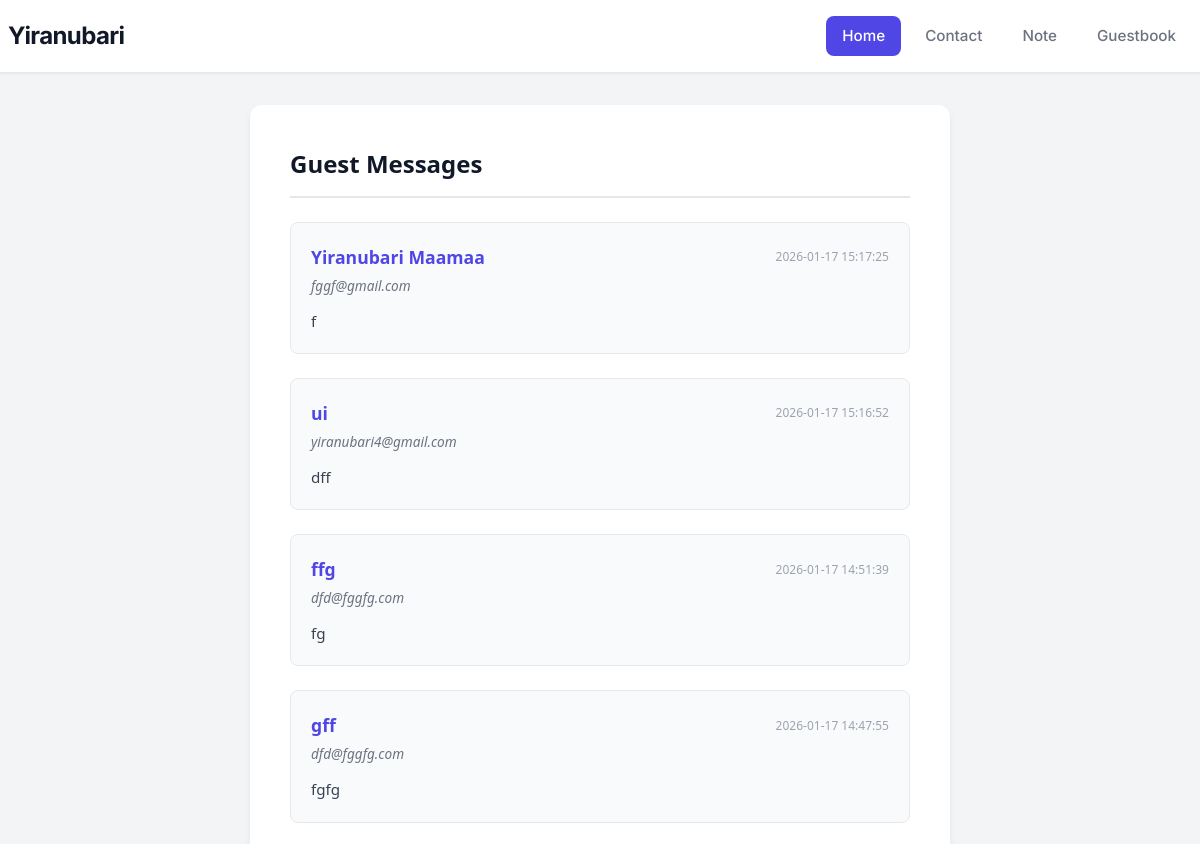
Page /guestbook (upper part) on the earlier database version.
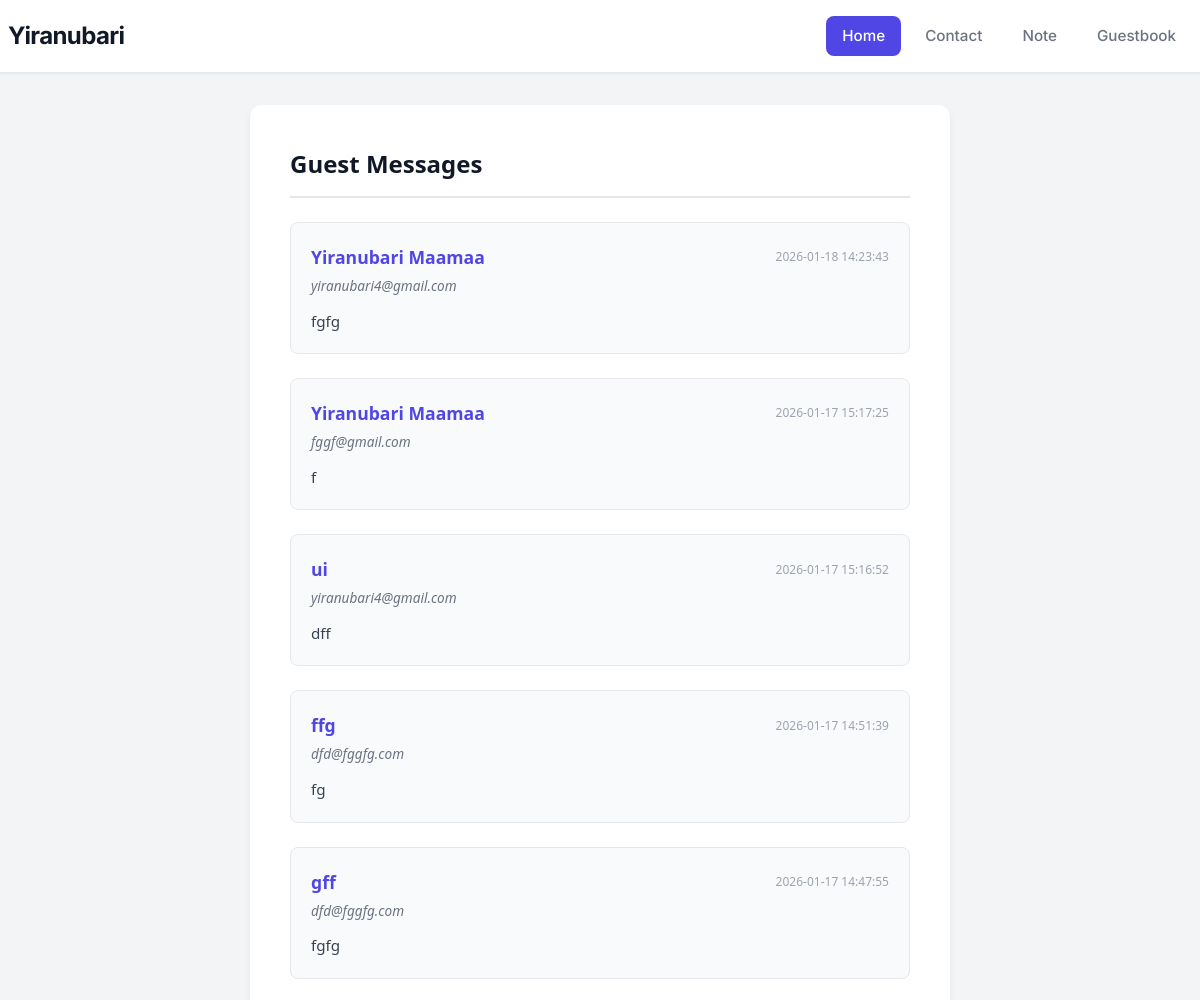
Same page on the later database version.
### tables this page shows
CREATE TABLE messages (
    id INTEGER PRIMARY KEY AUTOINCREMENT,
    name TEXT NOT NULL,
    email TEXT NOT NULL,
    message TEXT NOT NULL,
    created_at TIMESTAMP DEFAULT CURRENT_TIMESTAMP
);

### includes/view.php (called while the page is built, shortened)
<?php
function renderView(string $template, array $data = []): void
{
    include TEMPLATES_DIR . '/header.php';
    include TEMPLATES_DIR . '/' . $template . '.php';
    include TEMPLATES_DIR . '/footer.php';
}

### routes/guestbook_get.php (called while the page is built)
<?php
$messages = getMessages(connectDb());
renderView(
    template: 'guestbook_get',
    data: ['messages' => $messages]
);

### public/index.php (called while the page is built, shortened)
<?php
dispatch($_SERVER['REQUEST_URI'], $_SERVER['REQUEST_METHOD']);

### includes/db.php (called while the page is built, shortened)
<?php
function connectDb(): PDO
{
    $pdo = new PDO('sqlite:' . DB_DIR . '/' . 'db.sqlite');
    $pdo->setAttribute(PDO::ATTR_ERRMODE, PDO::ERRMODE_EXCEPTION);
    return $pdo;
}
function getMessages(PDO $pdo): array
{
    $sql = "SELECT * FROM messages ORDER BY created_at DESC";
    $stmt = $pdo->query($sql);
    return $stmt->fetchAll(PDO::FETCH_ASSOC);
}

### templates/guestbook_get.php (the view, shortened to what this page needs)
<?php
$messages = $data['messages'];
?>
<section class="guestbook-card">
    <h2>Guest Messages</h2>
    <?php if (empty($messages)): ?>
    <p class="empty-state">No messages yet. Be the first to leave a message!</p>
    <?php else: ?>
    <div class="messages-list">
        <?php foreach ($messages as $message): ?>
        <div class="message-item">
            <div class="message-header">
                <h3><?= htmlspecialchars($message['name']) ?></h3>
                <span class="date"><?= htmlspecialchars($message['created_at']) ?></span>
            </div>
            <p class="email"><?= htmlspecialchars($message['email']) ?></p>
            <div class="message-body">
                <?= nl2br(htmlspecialchars($message['message'])) ?>
            </div>
        </div>
        <?php endforeach; ?>
    </div>
    <?php endif; ?>
</section>

### includes/router.php (shortened to what this page needs)
<?php
function normalizeUri(string $uri): string
{
    $uri = strtolower(trim($uri, '/'));
    return $uri === INDEX_URI ? INDEX_ROUTE : $uri;
}
function getFilePath(string $uri, string $method): string
{
    return ROUTES_DIR . '/' . normalizeUri($uri) . '_' . strtolower($method) . '.php';
}
function dispatch(string $uri, string $method): void
{
    $uri = normalizeUri($uri);
    $method = strtoupper($method);
    $filePath = getFilePath($uri, $method);
    if (file_exists($filePath)) {
        include($filePath);
        return;
    }
}

### templates/header.php (shortened to what this page needs)
<!DOCTYPE html>
<html lang="en">
<head>
</head>
<body>
    <header>
        <div class="container header-content">
            <h1>Yiranubari</h1>
            <nav>
                <a href="/index" class="active">Home</a>
                <a href="/contact">Contact</a>
                <a href="note.php">Note</a>
                <a href="/guestbook">Guestbook</a>
            </nav>
        </div>
    </header>
</body>

### templates/footer.php (shortened to what this page needs)
</body>

### templates/header.php (style rules this page uses)
:root { --primary: #4f46e5; --primary-hover: #4338ca; --bg-body: #f3f4f6; --bg-card: #ffffff; --text-main: #111827; --text-muted: #6b7280; --border: #e5e7eb; --shadow: 0 4px 6px -1px rgba(0, 0, 0, 0.1), 0 2px 4px -1px rgba(0, 0, 0, 0.06); --radius: 0.75rem; }
*, *::before, *::after { box-sizing: border-box; margin: 0; padding: 0; }
body { font-family: 'Inter', system-ui, sans-serif; background-color: var(--bg-body); color: var(--text-main); line-height: 1.6; min-height: 100vh; display: flex; flex-direction: column; }
header { background-color: var(--bg-card); border-bottom: 1px solid var(--border); padding: 1rem 0; box-shadow: 0 1px 2px 0 rgba(0, 0, 0, 0.05); }
.header-content { display: flex; justify-content: space-between; align-items: center; max-width: 1200px; margin: 0 auto; padding: 0 0.5rem; }
h1 { font-size: 1.5rem; font-weight: 700; color: var(--text-main); letter-spacing: -0.025em; }
nav { display: flex; gap: 0.5rem; }
nav a { text-decoration: none; font-size: 0.95rem; font-weight: 500; color: var(--text-muted); padding: 0.5rem 1rem; border-radius: 0.5rem; transition: all 0.2s ease; }
nav a.active { color: var(--bg-card); background-color: var(--primary); }
h2 { font-size: 1.875rem; font-weight: 700; margin-bottom: 1rem; color: var(--text-main); }
p { color: var(--text-muted); font-size: 1.125rem; }

### templates/guestbook_get.php (style rules this page uses)
.guestbook-card { background-color: #ffffff; width: 100%; max-width: 700px; margin: 2rem auto; padding: 2.5rem; border-radius: 12px; box-shadow: 0 4px 6px -1px rgba(0, 0, 0, 0.1); box-sizing: border-box; font-family: system-ui, -apple-system, sans-serif; }
.guestbook-card h2 { margin-top: 0; margin-bottom: 1.5rem; font-size: 1.5rem; color: #111827; border-bottom: 2px solid #e5e7eb; padding-bottom: 0.75rem; }
.messages-list { display: flex; flex-direction: column; gap: 1.5rem; }
.message-item { background-color: #f9fafb; border: 1px solid #e5e7eb; border-radius: 8px; padding: 1.25rem; transition: transform 0.2s ease; }
.message-header { display: flex; justify-content: space-between; align-items: center; margin-bottom: 0.25rem; }
.message-item h3 { margin: 0; font-size: 1.1rem; color: #4f46e5; font-weight: 600; }
.message-item .date { font-size: 0.75rem; color: #9ca3af; }
.message-item .email { font-size: 0.85rem; color: #6b7280; margin-bottom: 0.75rem; font-style: italic; }
.message-body { color: #374151; line-height: 1.6; font-size: 0.95rem; }

Differences in the rows shown:
added messages: name "Yiranubari Maamaa", created_at "2026-01-18 14:23:43", email "yiranubari4@gmail.com", message "fgfg"
